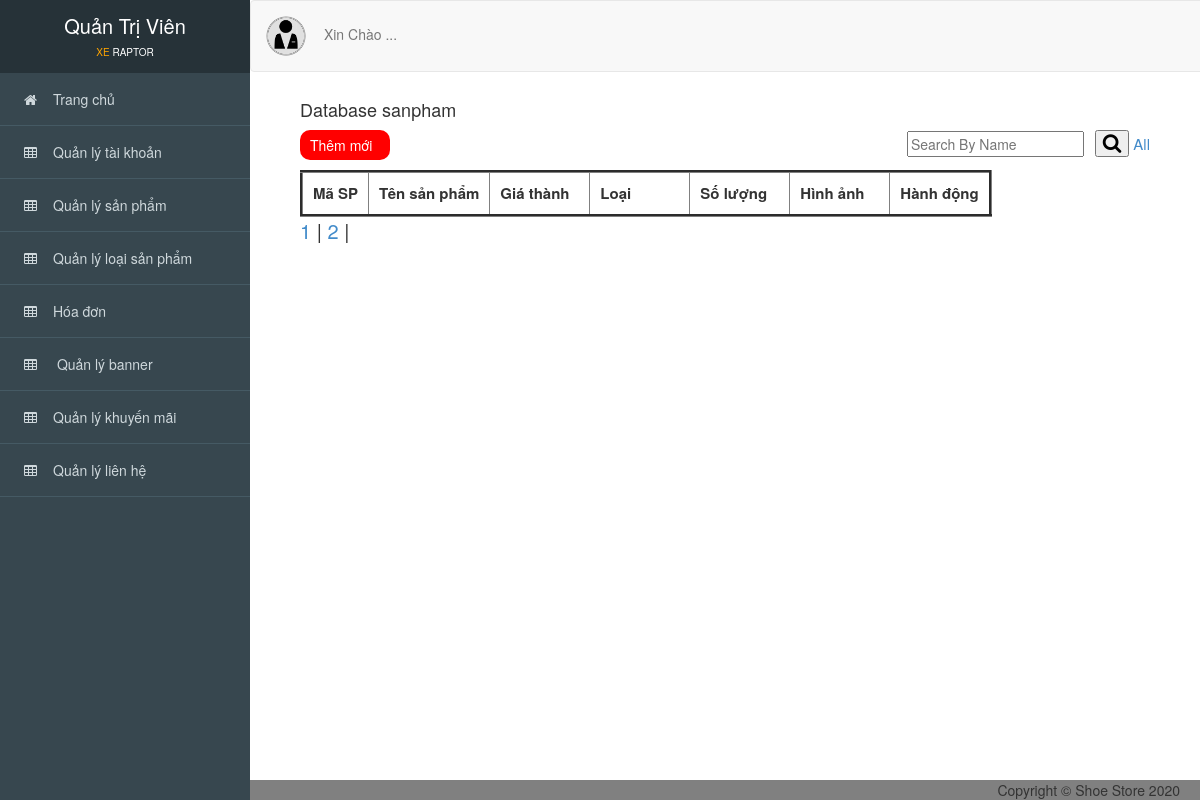
Before: /admin/index.php?action=sanpham&trang=3 with the older database file.
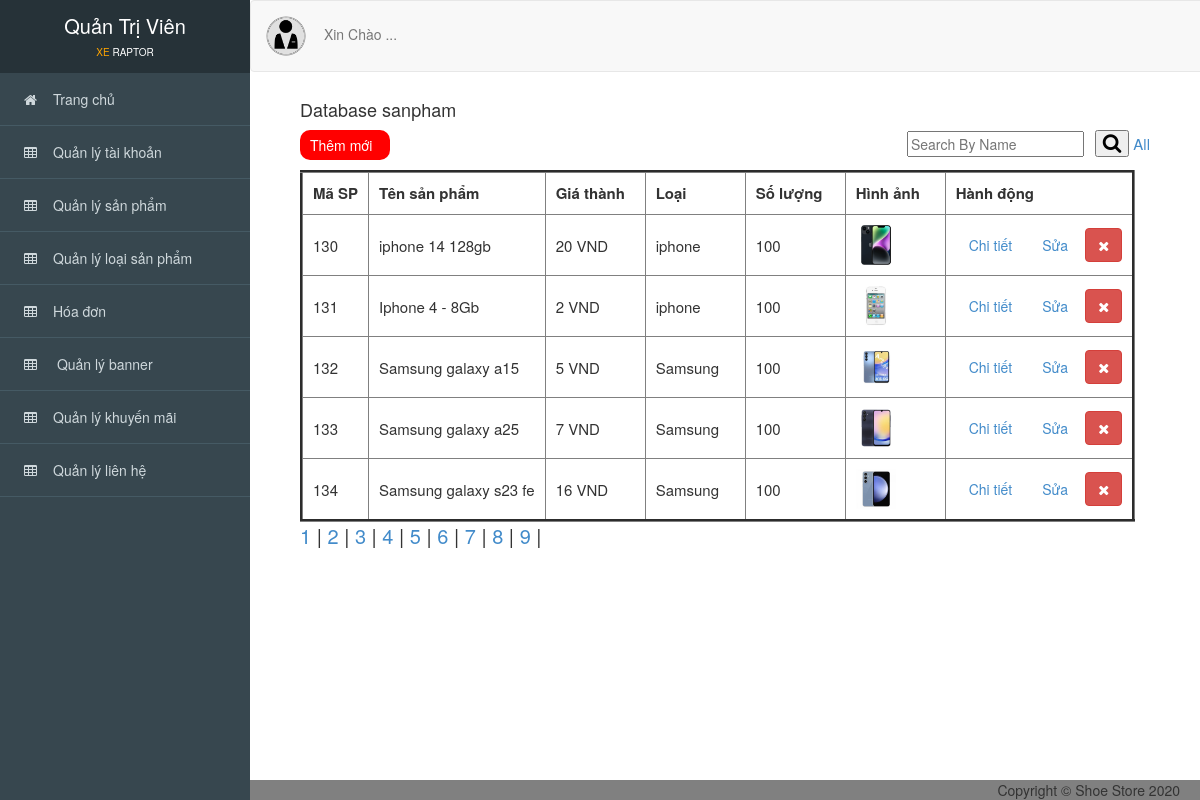
After: the same page with the newer database file.
### tables this page shows
CREATE TABLE `sanpham` (
  `idSP` int(11) NOT NULL,
  `idKM` int(11) NOT NULL,
  `idLoaiSP` int(11) NOT NULL,
  `idcolor` int(11) NOT NULL,
  `idsize` int(11) NOT NULL,
  `tenSP` varchar(255) NOT NULL,
  `Dongia` int(11) NOT NULL,
  `anh1` varchar(255) NOT NULL,
  `anh2` varchar(255) NOT NULL,
  `anh3` varchar(255) NOT NULL,
  `ngaynhap` date NOT NULL,
  `mota` varchar(255) NOT NULL,
  `soluong` int(255) NOT NULL
);

### admin/controller_admin/quanlysanpham.php (called while the page is built, shortened)
<?php
    require_once('./model_admin/sanpham.php');
    class sanphamcontroller
    {
        var $sanpham_model;
        public function __construct()
        {
            $this->sanpham_model = new sanpham();
        }
        public function list()
        {
            $gioihan = 5;
            $trang = isset($_GET['trang'])? $_GET['trang'] : '1';
            $batdau = ($trang-1) * $gioihan;
            $sodong = mysqli_num_rows($this->sanpham_model->phantrang());
            $tongsotrang = $sodong/$gioihan;
            if(isset($_POST['timkiem_sp'])){
                $timkiem_sp = $_POST['timkiem_sp'];
                $data = $this->sanpham_model->timkiem_sp($timkiem_sp, $batdau, $gioihan);
            }else{
                $data = $this->sanpham_model->all($batdau, $gioihan);
            }
            require_once('views_admin/index.php');
        }
         }
?>

### admin/model_admin/ketnoi.php (called while the page is built, shortened)
<?php
    class ketnoi
    {
    	function __construct()
    	{
    		$host = "localhost";
    		$username ="root";
    		$password = "";
    		$dbname = "qlbx";
    		$this->connect = new mysqli($host,$username,$password,$dbname);
    	}
    }
?>

### admin/model_admin/sanpham.php (called while the page is built, shortened)
<?php
    require_once('ketnoi.php');
    class sanpham
    {
    	var $conn;
    	function __construct()
    	{
    		$connect_obj = new ketnoi();
    		$this->conn = $connect_obj->connect;
    	}
        function phantrang()
        {
            $query = "SELECT * FROM sanpham";
            return $this->conn->query($query);
        }
    	function all($batdau, $gioihan)
    	{
    		$query = "SELECT * FROM sanpham ORDER BY soluong LIMIT $batdau, $gioihan";
    		$result = $this->conn->query($query);
    		$data = array();
    		while ($row = $result->fetch_assoc()) {
       		   $data[] = $row;
    		}
    		return $data;
    	}
    }
?>

### admin/views_admin/sanpham/quanlysanpham.php (the view, shortened to what this page needs)
<div id="viewport">
<div class="container-fluid" id="noidung">
      <h4>Database sanpham</h4>
      <a class="pull-left themmoi" href="?action=them_sanpham_giaodien"> Thêm mới</a>
      <div class="search_box pull-right" style="margin-right: 50px; margin-top: 0px;">
          <form method="POST" action="?action=sanpham">
          <input type="text" placeholder="Search By Name" name="timkiem_sp">&ensp;
          <button type="submit"><i class="fa fa-search"></i></button>
          <a href="?action=sanpham" style="font-size: 15px;">All </a>
        </form>
      </div>
      <br>
      <br>
      <table border="3" cellpadding="10" style="font-size: 15px;">
          <thead>
               <tr>
                  <th>Mã SP</th>
                  <th class="theadd">Tên sản phẩm</th>
                  <th class="theadd">Giá thành</th>
                  <th class="theadd">Loại</th>
                  <th class="theadd">Số lượng</th>
                  <th class="theadd">Hình ảnh</th>
                  <th>Hành động</th>
               </tr>
          </thead>
          <tbody>
            <?php foreach ($data as $value) { ?>
              <tr>
                  <td scope="row"><?= $value['idSP'] ?></td>
                 <td><?= $value['tenSP'] ?></td>
                  <td><?= $value['Dongia'] ?> VND</td>
                  <td>
                    <?php
                    if($value['idLoaiSP'] == 1) echo "iphone  ";
                    if($value['idLoaiSP'] == 2) echo "Samsung";
                    ?>
                  </td>
                  <td><?= $value['soluong'] ?></td>
                   <td><img src="./public_admin/image/sanpham/<?php echo $value['anh1'] ?>" widh='40' height='40'></td>
                  <td>
                      <a href="?action=xemsanpham&id=<?= $value['idSP'] ?>" type="button" class="btn btn-light">Chi tiết</a>
                      <a href="?action=suasanpham&id=<?= $value['idSP'] ?>" type="button" class="btn  btn-light">Sửa</a>
                      <a href="?action=xoasanpham&id=<?= $value['idSP'] ?>" onclick="return confirm('Bạn có thật sự muốn xóa ?');" type="button" class="btn btn-danger"title="Xóa  ">
                        <i class="fa fa-times"></i></a>
                  </td>
              </tr>
              <?php } ?>
          </tbody>
      </table>
<span style="font-size: 20px;">
      <?php
      if(!isset($timkiem_sp)){
         $tong = ceil($tongsotrang);
       for($i = 1; $i <= $tong; $i++){
          echo '<a href="?action=sanpham&trang='.$i.'">'.$i.'</a> | ';
        }
      }
      ?>
</span>
      <br>
      <br>
      <br>
</div>
</div>

Changed rows visible on the page:
added sanpham: idSP "130", tenSP "iphone 14 128gb", Dongia "20", soluong "100", anh1 (picture)
added sanpham: idSP "131", tenSP "Iphone 4 - 8Gb", Dongia "2", shows "iphone", soluong "100", anh1 (picture)
added sanpham: idSP "132", tenSP "Samsung galaxy a15", Dongia "5", soluong "100", anh1 (picture)
added sanpham: idSP "133", tenSP "Samsung galaxy a25", Dongia "7", soluong "100", anh1 (picture)
added sanpham: idSP "134", tenSP "Samsung galaxy s23 fe", Dongia "16", soluong "100", anh1 (picture)
Other visible differences:
new list line: "3 |"
new list line: "4 |"
new list line: "5 |"
new list line: "6 |"
new list line: "7 |"
new list line: "8 |"
new list line: "9 |"
